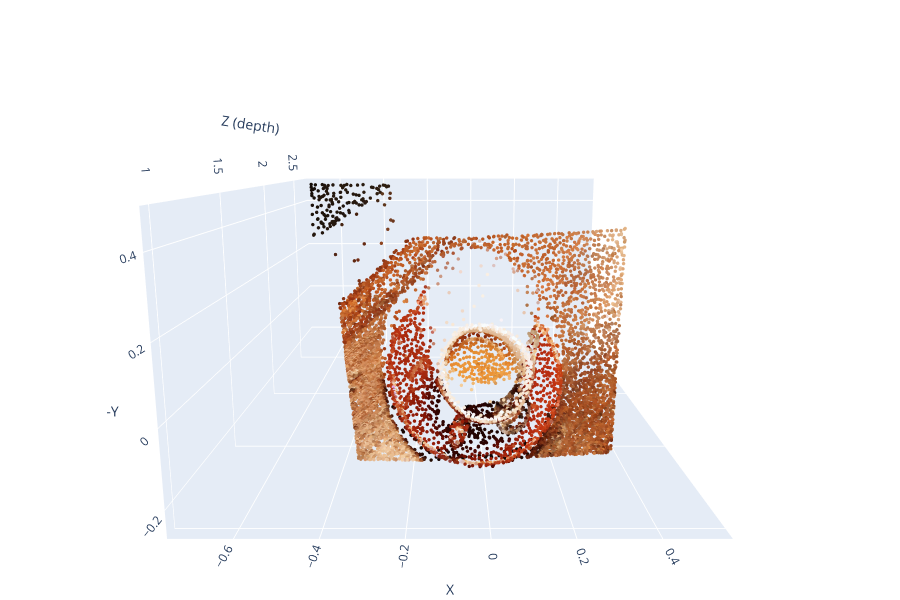

Notebook cell for this chart:
### Code cell
fig3d = plot_surfels_3d(surf)
fig3d.write_html("surfels_3d.html")
fig3d.show()

### Figure 1 — Plotly figure (JSON) as saved in the notebook; plotly's stock layout.template omitted (floating-point values rounded to 4 significant figures; data arrays with more than 128 entries replaced by an {"elided": "..."} marker saying what was removed)
{"data": [{"marker": {"color": {"elided": "10000 str values"}, "size": 2}, "mode": "markers", "type": "scatter3d", "x": {"elided": "10000 float values"}, "y": {"elided": "10000 float values"}, "z": {"elided": "10000 float values"}}], "layout": {"height": 600, "margin": {"b": 0, "l": 0, "r": 0, "t": 0}, "scene": {"aspectmode": "data", "camera": {"eye": {"x": 0, "y": -2, "z": 0.4}}, "xaxis": {"title": {"text": "X"}}, "yaxis": {"title": {"text": "Z (depth)"}}, "zaxis": {"title": {"text": "-Y"}}}}}
